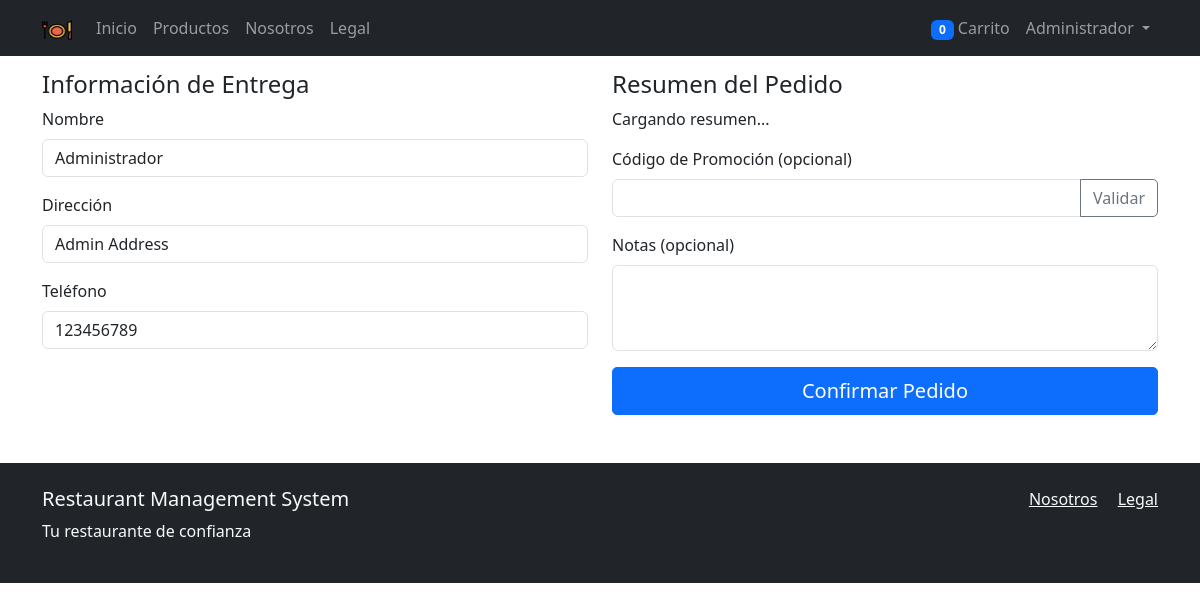
Page /public/checkout (signed in) on the committed database.
### tables this page shows
CREATE TABLE `user` (
  `user_id` integer PRIMARY KEY AUTO_INCREMENT,
  `name` varchar(255) NOT NULL,
  `address` varchar(255) NOT NULL,
  `phone` varchar(50) NOT NULL,
  `email` varchar(100) UNIQUE NOT NULL,
  `login` varchar(100) NOT NULL,
  `password` varchar(255) NOT NULL,
  `role` varchar(255) NOT NULL,
  `created_at` timestamp DEFAULT (now())
);

### src/controllers/BaseController.php (called while the page is built, shortened)
<?php
class BaseController {
    protected function render($view, $data = []) {
        extract($data);
        require VIEWS_PATH . '/layouts/header.php';
        require VIEWS_PATH . '/' . $view . '.php';
        require VIEWS_PATH . '/layouts/footer.php';
    }
}

### src/controllers/ShoppingController.php (called while the page is built, shortened)
<?php
require_once BASE_PATH . '/src/controllers/BaseController.php';
require_once BASE_PATH . '/src/models/UserModel.php';
class ShoppingController extends BaseController {
    public function checkout() {
        $error = null;
        $userModel = new UserModel();
        $user = $userModel->getById($_SESSION['user_id']);
        $this->render('shopping/checkout', [
            'user' => $user,
            'error' => $error
        ]);
    }
}

### public/index.php (called while the page is built, shortened)
<?php
$requestUri = $_SERVER['REQUEST_URI'];
$requestUri = strtok($requestUri, '?');
$basePath = '/restaurant/public';
if (strpos($requestUri, $basePath) === 0) {
    $requestUri = substr($requestUri, strlen($basePath));
}
$requestUri = trim($requestUri, '/');
$routes = [
    '' => ['controller' => 'HomeController', 'action' => 'index'],
    'home' => ['controller' => 'HomeController', 'action' => 'index'],
    'about' => ['controller' => 'HomeController', 'action' => 'about'],
    'legal' => ['controller' => 'HomeController', 'action' => 'legal'],
    'login' => ['controller' => 'AuthController', 'action' => 'login'],
    'register' => ['controller' => 'AuthController', 'action' => 'register'],
    'logout' => ['controller' => 'AuthController', 'action' => 'logout'],
    'account' => ['controller' => 'AccountController', 'action' => 'index'],
    'account/profile' => ['controller' => 'AccountController', 'action' => 'profile'],
    'account/orders' => ['controller' => 'AccountController', 'action' => 'orders'],
    'products' => ['controller' => 'ShoppingController', 'action' => 'products'],
    'cart' => ['controller' => 'ShoppingController', 'action' => 'cart'],
    'checkout' => ['controller' => 'ShoppingController', 'action' => 'checkout'],
    'admin' => ['controller' => 'AdminController', 'action' => 'index']
];
$route = null;
if (isset($routes[$requestUri])) {
    $route = $routes[$requestUri];
} else {
    http_response_code(404);
    require VIEWS_PATH . '/errors/404.php';
    exit;
}
$controller = new $controllerName();
$action = $route['action'];
$controller->$action();

### config/database.php (called while the page is built, shortened)
<?php
class Database {
    private static $instance = null;
    private $connection;
    private $host = 'localhost';
    private $dbname = 'restaurant_db';
    private $username = 'restouser';
    private $password = 'fjq2ElLyOvqMvQdF';
    private $charset = 'utf8mb4';
    private function __construct() {
        try {
            $dsn = "mysql:host={$this->host};dbname={$this->dbname};charset={$this->charset}";
            $options = [
                PDO::ATTR_ERRMODE => PDO::ERRMODE_EXCEPTION,
                PDO::ATTR_DEFAULT_FETCH_MODE => PDO::FETCH_ASSOC,
                PDO::ATTR_EMULATE_PREPARES => false,
            ];
            $this->connection = new PDO($dsn, $this->username, $this->password, $options);
        } catch (PDOException $e) {
            throw new Exception("Database connection failed: " . $e->getMessage());
        }
    }
    public static function getInstance() {
        if (self::$instance === null) {
            self::$instance = new self();
        }
        return self::$instance;
    }
    public function getConnection() {
        return $this->connection;
    }
}

### src/models/UserModel.php (called while the page is built, shortened)
<?php
require_once BASE_PATH . '/config/database.php';
class UserModel {
    private $db;
    public function __construct() {
        $this->db = Database::getInstance()->getConnection();
    }
    public function getById($id) {
        $stmt = $this->db->prepare("SELECT user_id, name, address, phone, email, login, role, created_at FROM user WHERE user_id = ?");
        $stmt->execute([$id]);
        return $stmt->fetch();
    }
}

### src/views/shopping/checkout.php (the view, shortened to what this page needs)
<h2>Checkout</h2>
<form method="POST" id="checkout-form">
    <div class="row">
        <div class="col-md-6">
            <h4>Información de Entrega</h4>
            <div class="mb-3">
                <label for="client_name" class="form-label">Nombre</label>
                <input type="text" class="form-control" id="client_name" name="client_name" value="<?php echo htmlspecialchars($user['name']); ?>" required>
            </div>
            <div class="mb-3">
                <label for="client_address" class="form-label">Dirección</label>
                <input type="text" class="form-control" id="client_address" name="client_address" value="<?php echo htmlspecialchars($user['address']); ?>" required>
            </div>
            <div class="mb-3">
                <label for="client_phone" class="form-label">Teléfono</label>
                <input type="text" class="form-control" id="client_phone" name="client_phone" value="<?php echo htmlspecialchars($user['phone']); ?>" required>
            </div>
        </div>
        <div class="col-md-6">
            <h4>Resumen del Pedido</h4>
            <div id="order-summary">
                <p>Cargando resumen...</p>
            </div>
            <div class="mb-3 mt-3">
                <label for="promo_code" class="form-label">Código de Promoción (opcional)</label>
                <div class="input-group">
                    <input type="text" class="form-control" id="promo_code" name="promo_code">
                    <button type="button" class="btn btn-outline-secondary" id="validate-promo">Validar</button>
                </div>
            </div>
            <div class="mb-3">
                <label for="notes" class="form-label">Notas (opcional)</label>
                <textarea class="form-control" id="notes" name="notes" rows="3"></textarea>
            </div>
            <button type="submit" class="btn btn-primary btn-lg w-100">Confirmar Pedido</button>
        </div>
    </div>
</form>

### public/assets/css/style.css (style rules this page uses)
.btn { border-radius: 5px; }

### rows in the picture
user: client_name "Administrador", client_address "Admin Address", client_phone "123456789"

### other values in the picture
$_SESSION['name'] "Administrador"
APP_NAME "Restaurant Management System"
